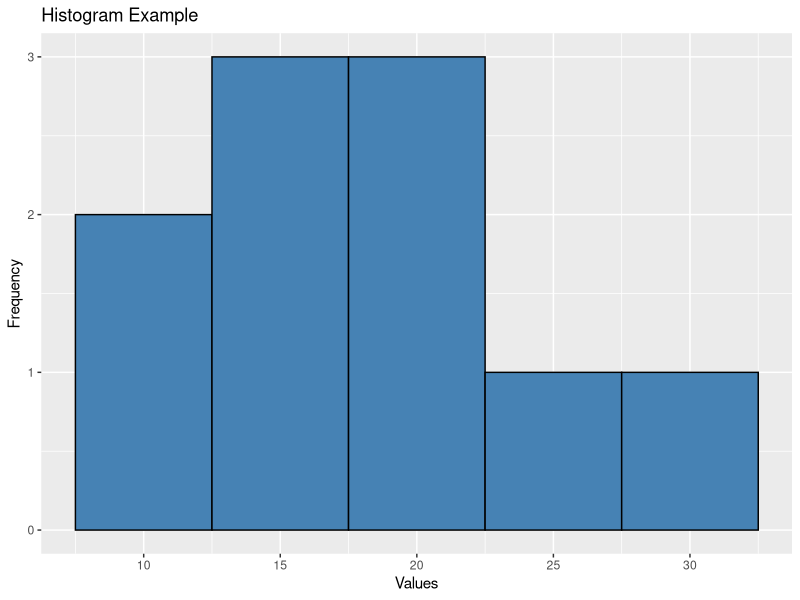
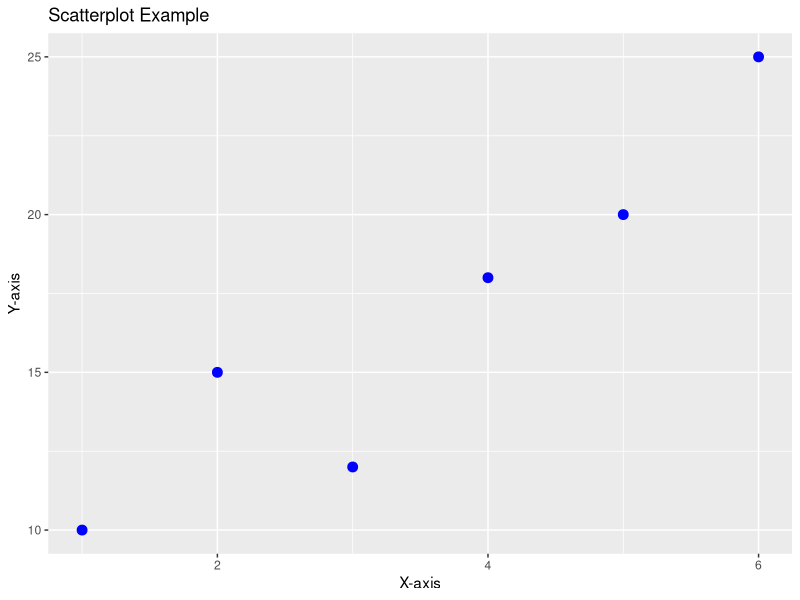
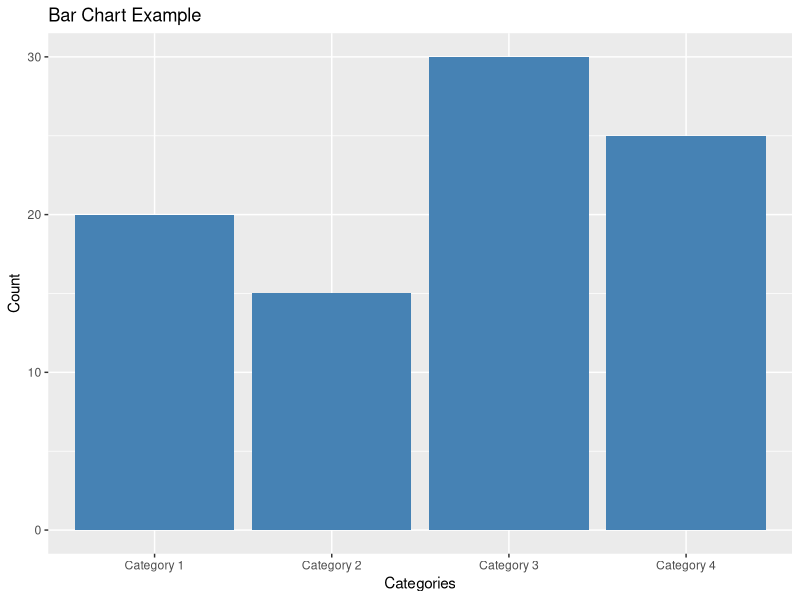
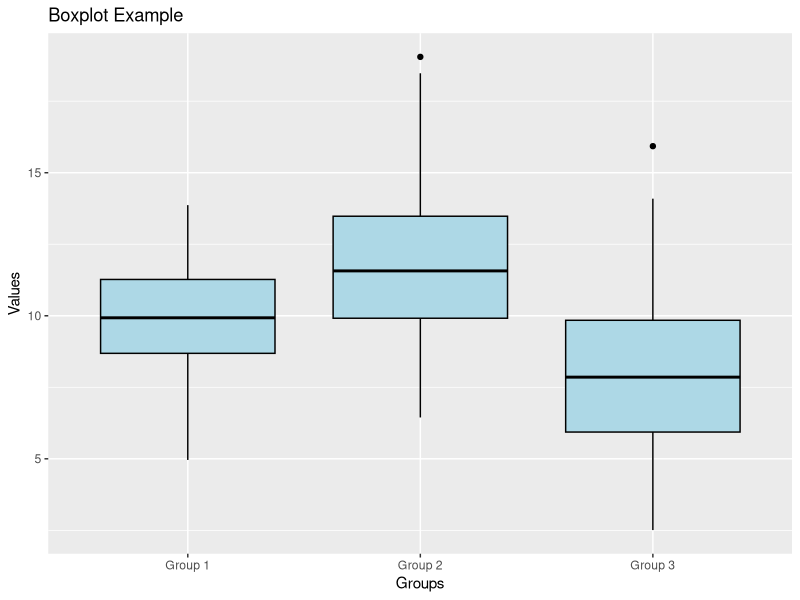
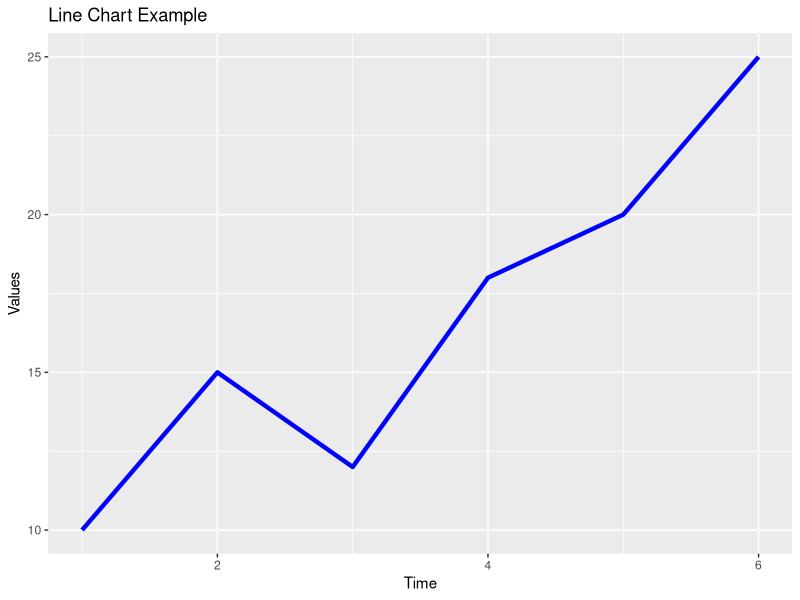

Reproduce these figures in R, in order.
## ---- chunk 1
knitr::opts_chunk$set(echo = TRUE)
## ---- chunk 2
# Load ggplot2 library
library(ggplot2)

## ---- chunk 3
# Sample data
data <- data.frame(values = c(10, 15, 12, 18, 20, 25, 22, 17, 14, 30))

# Create the ggplot object and add the histogram geometry
ggplot(data, aes(x = values)) +
  geom_histogram(fill = "steelblue", color = "black", bins = 5) +
  labs(title = "Histogram Example", x = "Values", y = "Frequency")

## ---- chunk 4
# Load ggplot2 library
library(ggplot2)

## ---- chunk 5
# Sample data
data <- data.frame(x_values = c(1, 2, 3, 4, 5, 6),
                   y_values = c(10, 15, 12, 18, 20, 25))

# Create the ggplot object and add the scatterplot geometry
ggplot(data, aes(x = x_values, y = y_values)) +
  geom_point(color = "blue", size = 3) +
  labs(title = "Scatterplot Example", x = "X-axis", y = "Y-axis")

## ---- chunk 6
# Load ggplot2 library
library(ggplot2)

## ---- chunk 7
# Sample data
data <- data.frame(categories = c("Category 1", "Category 2", "Category 3", "Category 4"),
                   counts = c(20, 15, 30, 25))

# Create the ggplot object and add the bar chart geometry
ggplot(data, aes(x = categories, y = counts)) +
  geom_bar(stat = "identity", fill = "steelblue") +
  labs(title = "Bar Chart Example", x = "Categories", y = "Count")

## ---- chunk 8
# Load ggplot2 library
library(ggplot2)

## ---- chunk 9
# Sample data
data <- data.frame(groups = rep(c("Group 1", "Group 2", "Group 3"), each = 100),
                   values = c(rnorm(100, mean = 10, sd = 2),
                              rnorm(100, mean = 12, sd = 3),
                              rnorm(100, mean = 8, sd = 2.5)))

# Create the ggplot object and add the boxplot geometry
ggplot(data, aes(x = groups, y = values)) +
  geom_boxplot(fill = "lightblue", color = "black") +
  labs(title = "Boxplot Example", x = "Groups", y = "Values")

## ---- chunk 10
# Load ggplot2 library
library(ggplot2)

## ---- chunk 11
# Sample data
data <- data.frame(time = c(1, 2, 3, 4, 5, 6),
                   values = c(10, 15, 12, 18, 20, 25))

# Create the ggplot object and add the line chart geometry
ggplot(data, aes(x = time, y = values)) +
  geom_line(color = "blue", size = 1.5) +
  labs(title = "Line Chart Example", x = "Time", y = "Values")

